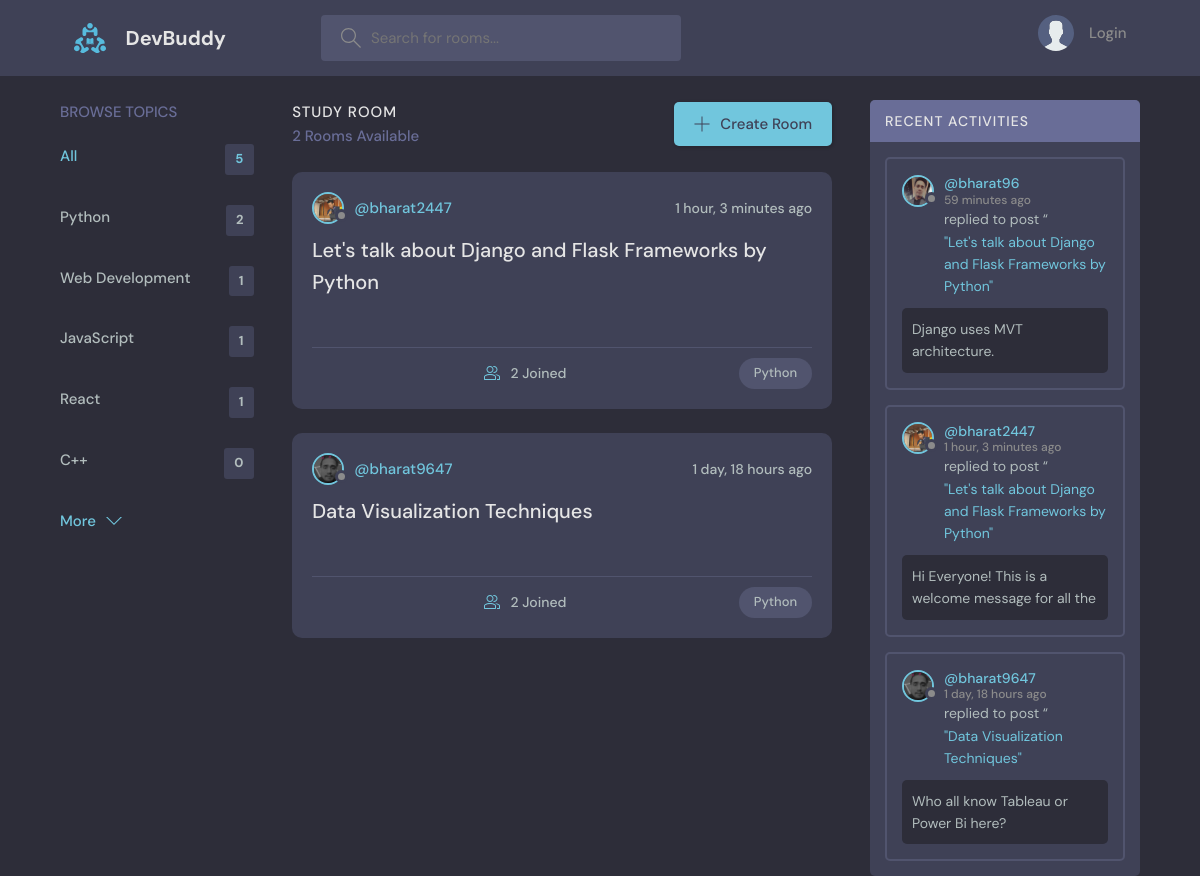
Page /?q=Python on the committed database.
### base/models.py (models this page shows, shortened)
class Topic(models.Model):
    name = models.CharField(max_length=200)

class Room(models.Model):
    host = models.ForeignKey(User, on_delete=models.SET_NULL, null=True)
    topic = models.ForeignKey(Topic, on_delete=models.SET_NULL, null=True)
    name = models.CharField(max_length=200)
    description = models.TextField(null=True, blank=True)       #null=True is for database and blank=True is for form.
    participants = models.ManyToManyField(User, related_name='participants', blank=True)
    updated = models.DateTimeField(auto_now=True)               #auto_now saves instance of date and time everytime database changes.
    created = models.DateTimeField(auto_now_add=True)           #auto_now_add only saves the instance of date and time once database is created.
    class Meta:
        ordering = ['-updated', '-created']
    def __str__(self):
        return self.name

class User(AbstractUser):
    name = models.CharField(max_length=200, null=True)
    email = models.EmailField(unique=True, null=True)
    bio = models.TextField(null=True)
    avatar = models.ImageField(null=True, default="avatar.svg")
    USERNAME_FIELD = 'email'
    REQUIRED_FIELDS = []

class Message(models.Model):
    user = models.ForeignKey(User, on_delete=models.CASCADE)
    room = models.ForeignKey(Room, on_delete=models.CASCADE)
    body = models.TextField()
    updated = models.DateTimeField(auto_now=True)
    created = models.DateTimeField(auto_now_add=True)
    class Meta:
        ordering = ['-updated', '-created']
    def __str__(self):
        return self.body[0:50]

### base/views.py (the view)
# urls.py: path('', views.home, name='home'),
def home(request):
    q = request.GET.get('q') if request.GET.get('q') != None else ''
    rooms = Room.objects.filter(
        Q(topic__name__icontains=q) |           #__icontains matches any value that contains the empty string, and every string contains the empty string.
        Q(name__icontains=q) |
        Q(description__icontains=q) |
        Q(host__username__icontains=q)
        )
    room_count = rooms.count()
    topics = Topic.objects.all()[0:5]
    room_messages = Message.objects.filter(room__topic__name__icontains=q)
    context = {'rooms':rooms, 'topics': topics, 'room_count': room_count, 'room_messages': room_messages}
    return render(request, 'base/home.html', context)

### base/templates/base/home.html (shortened to what this page needs)
{% extends 'main.html' %}
{% block content %}
    <main class="layout layout--3">
      <div class="container">
        {% include 'base/topics_component.html' %}
        <div class="roomList">
          <div class="roomList__header">
            <div>
              <h2>Study Room</h2>
              <p>{{ room_count }} Rooms Available</p>
            </div>
            <a class="btn btn--main" href="{% url 'create-room' %}">
              <svg version="1.1" xmlns="http://www.w3.org/2000/svg" width="32" height="32" viewBox="0 0 32 32">
                <title>add</title>
                <path
                  d="M16.943 0.943h-1.885v14.115h-14.115v1.885h14.115v14.115h1.885v-14.115h14.115v-1.885h-14.115v-14.115z"
                ></path>
              </svg>
              Create Room
            </a>
          </div>
            {% include 'base/feed_component.html' %}
        </div>
        {% include 'base/activity_component.html' %}
      </div>
    </main>
{% endblock %}

### base/templates/base/topics_component.html
<div class="topics">
    <div class="topics__header">
      <h2>Browse Topics</h2>
    </div>
    <ul class="topics__list">
      <li>
        <a href="{% url 'home' %}" class="active">All <span>{{topics.count}}</span></a>
      </li>
      {% for topic in topics %}
      <li>
        <a href="{% url 'home'%}?q={{ topic.name }}">{{ topic.name }}<span>{{topic.room_set.all.count}}</span></a>
      </li>
      {% endfor %}
    </ul>
    <a class="btn btn--link" href="{% url 'topics' %}">
      More
      <svg version="1.1" xmlns="http://www.w3.org/2000/svg" width="32" height="32" viewBox="0 0 32 32">
        <title>chevron-down</title>
        <path d="M16 21l-13-13h-3l16 16 16-16h-3l-13 13z"></path>
      </svg>
    </a>
  </div>

### base/templates/base/feed_component.html (shortened to what this page needs)
{% for room in rooms %}
    <div class="roomListRoom">
        <div class="roomListRoom__header">
        <a href="{% url 'user-profile' room.host.id %}" class="roomListRoom__author">
            <div class="avatar avatar--small">
            <img src="{{ room.host.avatar.url }}" />
            </div>
            <span>@{{ room.host.username }}</span>
        </a>
        <div class="roomListRoom__actions">
            <span>{{ room.created|timesince }} ago</span>
        </div>
        </div>
        <div class="roomListRoom__content">
            <a href="{% url 'room' room.id %}">{{ room.name }}
        </div>
        <div class="roomListRoom__meta">
        <a href="{% url 'room' room.id %}" class="roomListRoom__joined">
            {{ room.participants.all.count }} Joined
        </a>
        <p class="roomListRoom__topic">{{ room.topic.name }}</p>
        </div>
    </div>
{% endfor %}

### base/templates/base/activity_component.html (shortened to what this page needs)
<div class="activities">
    <div class="activities__header">
      <h2>Recent Activities</h2>
    </div>
    {% for message in room_messages %}
    <div class="activities__box">
      <div class="activities__boxHeader roomListRoom__header">
        <a href="{% url 'user-profile' message.user.id %}" class="roomListRoom__author">
          <div class="avatar avatar--small">
            <img src="{{ message.user.avatar.url }}" />
          </div>
          <p>
            @{{ message.user.username }}
            <span>{{ message.created|timesince }} ago</span>
          </p>
        </a>
      </div>
      <div class="activities__boxContent">
        <p>replied to post “<a href="{% url 'room' message.room.id %}">"{{ message.room }}"</a></p>
        <div class="activities__boxRoomContent">
            {{ message }}
        </div>
      </div>
    </div>
    {% endfor %}
</div>

### rows in the picture
Topic: name "Python", room_set.all.count "2"
Topic: name "Web Development", room_set.all.count "1"
Topic: name "JavaScript", room_set.all.count "1"
Topic: name "React", room_set.all.count "1"
Topic: name "C++", room_set.all.count "0"
Room: host.avatar (picture), host.username "bharat2447", created "1 hour, 3 minutes", name "Let's talk about Django and Flask Frameworks by Python", participants.all.count "2", topic.name "Python"
Room: host.avatar (picture), host.username "bharat9647", created "1 day, 18 hours", name "Data Visualization Techniques", participants.all.count "2", topic.name "Python"
Message: user.avatar (picture), user.username "bharat96", created "59 minutes", room "Let's talk about Django and Flask Frameworks by Python", body "Django uses MVT architecture."
Message: user.avatar (picture), user.username "bharat2447", created "1 hour, 3 minutes", room "Let's talk about Django and Flask Frameworks by Python", body "Hi Everyone! This is a welcome message for all the"
Message: user.avatar (picture), user.username "bharat9647", created "1 day, 18 hours", room "Data Visualization Techniques", body "Who all know Tableau or Power Bi here?"

### other values in the picture
{{ topics.count }} "5"
{{ room_count }} "2"
